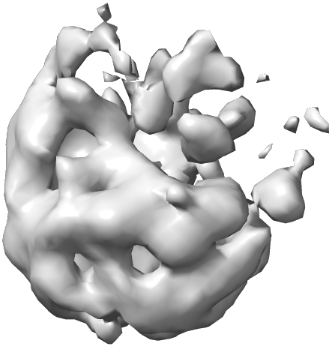
#> input picture .scratch/r41/deck/ppt/media/image1.png, 331 x 347 px; its folder holds 4 pictures in this run
$ python mk.py
#> lines starting #> are read from the running program, lines starting #| are printed output that depends on the picture
from PIL import Image
for i in range(1,12):
    im = Image.open(f'deck/ppt/media/image{i}.png').convert('RGB')
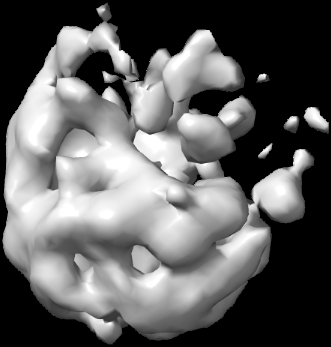
#> im: PIL image 331x347 RGB; min 0, max 255, mean 96.9
    im.thumbnail((460,460))
    im.save(f'img{i}.jpg', quality=88)
#> pass 2 of the loop `for i in range(1,12):`:
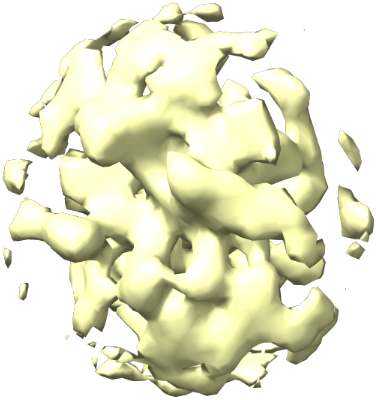
#> input picture .scratch/r41/deck/ppt/media/image2.png, 376 x 400 px
#> `im = Image.open(f'deck/ppt/media/image{i}.png').convert('RGB')`:
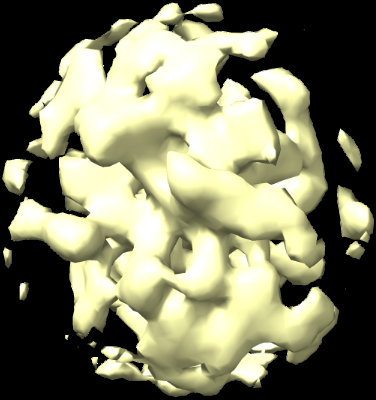
#> im: PIL image 376x400 RGB; mean R, G, B 126.1, 126.1, 99.2
#> (the run stopped early here; a loop or call above may not have finished)
